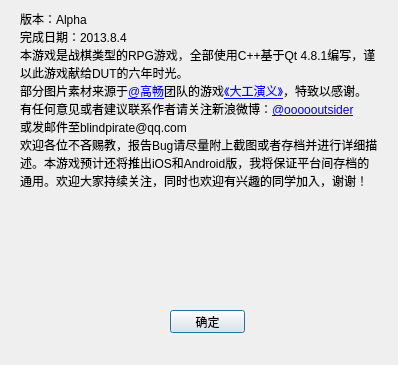
<?xml version="1.0" encoding="UTF-8"?>
<ui version="4.0">
 <class>AboutDialog</class>
 <widget class="QDialog" name="AboutDialog">
  <property name="geometry">
   <rect>
    <x>0</x>
    <y>0</y>
    <width>398</width>
    <height>365</height>
   </rect>
  </property>
  <property name="windowTitle">
   <string>关于凌工路2号</string>
  </property>
  <widget class="QPushButton" name="pushButton">
   <property name="geometry">
    <rect>
     <x>170</x>
     <y>310</y>
     <width>75</width>
     <height>23</height>
    </rect>
   </property>
   <property name="text">
    <string>确定</string>
   </property>
  </widget>
  <widget class="QLabel" name="label">
   <property name="geometry">
    <rect>
     <x>20</x>
     <y>10</y>
     <width>361</width>
     <height>231</height>
    </rect>
   </property>
   <property name="acceptDrops">
    <bool>false</bool>
   </property>
   <property name="text">
    <string>版本：Alpha&lt;br&gt;完成日期：2013.8.4&lt;br&gt;本游戏是战棋类型的RPG游戏，全部使用C++基于Qt 4.8.1编写，谨以此游戏献给DUT的六年时光。&lt;br&gt;部分图片素材来源于&lt;a href =&quot;http://www.renren.com/254681260/&quot;&gt;@高畅&lt;/a&gt;团队的游戏&lt;a href =&quot;http://blog.sina.com.cn/s/blog_a02f00a20101fwdv.htm&quot;&gt;《大工演义》&lt;/a&gt;，特致以感谢。&lt;br&gt;有任何意见或者建议联系作者请关注新浪微博：&lt;a href =&quot;http://weibo.com/1793062077/&quot;&gt;@oooooutsider&lt;/a&gt;&lt;br&gt;或发邮件至blindpirate@qq.com&lt;br&gt;欢迎各位不吝赐教，报告Bug请尽量附上截图或者存档并进行详细描述。本游戏预计还将推出iOS和Android版，我将保证平台间存档的通用。欢迎大家持续关注，同时也欢迎有兴趣的同学加入，谢谢！&lt;br&gt;</string>
   </property>
   <property name="textFormat">
    <enum>Qt::RichText</enum>
   </property>
   <property name="alignment">
    <set>Qt::AlignLeading|Qt::AlignLeft|Qt::AlignTop</set>
   </property>
   <property name="wordWrap">
    <bool>true</bool>
   </property>
   <property name="textInteractionFlags">
    <set>Qt::LinksAccessibleByMouse|Qt::TextSelectableByKeyboard|Qt::TextSelectableByMouse</set>
   </property>
  </widget>
 </widget>
 <resources/>
 <connections/>
</ui>
